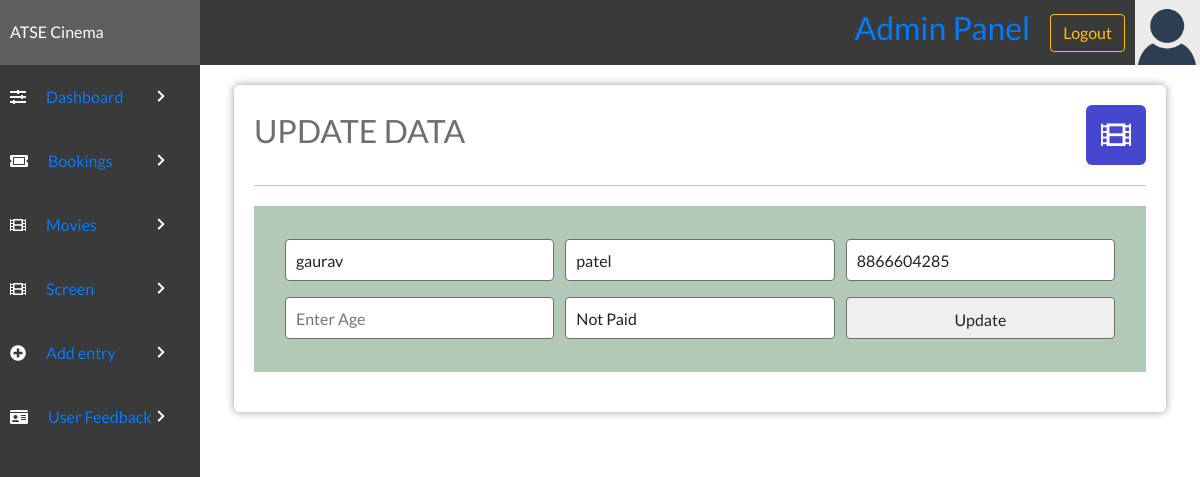
The app's page /admin/editBooking.php?id=1, older data.
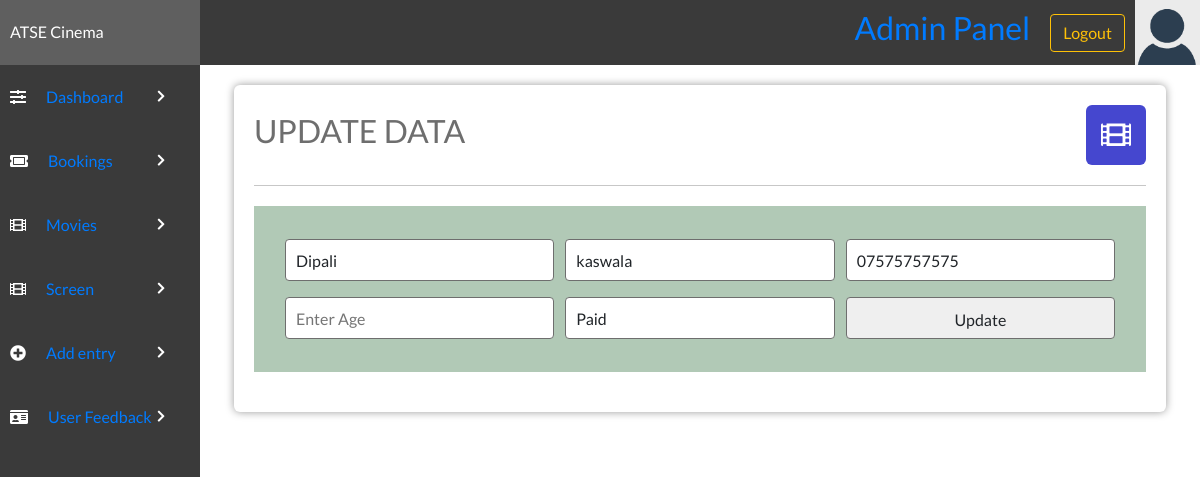
The same page, newer data.
### tables this page shows
CREATE TABLE `bookingtable` (
  `bookingID` int(11) NOT NULL,
  `movieID` int(11) DEFAULT NULL,
  `bookingTheatre` varchar(100) NOT NULL,
  `bookingType` varchar(100) DEFAULT NULL,
  `bookingDate` varchar(50) NOT NULL,
  `bookingTime` varchar(50) NOT NULL,
  `bookingFName` varchar(100) NOT NULL,
  `bookingLName` varchar(100) DEFAULT NULL,
  `bookingPNumber` varchar(12) NOT NULL,
  `bookingEmail` varchar(255) NOT NULL,
  `amount` varchar(255) NOT NULL,
  `ORDERID` varchar(255) NOT NULL,
  `DATE-TIME` datetime NOT NULL DEFAULT current_timestamp(),
  `userid` int(11) NOT NULL
);

### admin/editBooking.php (the view, shortened to what this page needs)
<!DOCTYPE html>
<html lang="en">
<head>
    <link rel="stylesheet" href="../style/styles.css">
    <link rel="stylesheet" href="https://use.fontawesome.com/releases/v5.7.2/css/all.css">
    <link rel="stylesheet" href="https://maxcdn.bootstrapcdn.com/bootstrap/4.0.0/css/bootstrap.min.css">
</head>
<body>
<?php
include "config.php";
$id = $_GET['id'];
$setting = "select * from bookingtable where bookingID='$id'";
$qry = mysqli_query($con, $setting);
$data = mysqli_fetch_array($qry);
?>
    <?php include('header.php'); ?>
    <div class="admin-container">
        <?php include('sidebar.php'); ?>
        <div class="admin-section admin-section2">
            <div class="admin-section-column">
                <div class="admin-section-panel admin-section-panel2">
                    <div class="admin-panel-section-header">
                        <h2>UPDATE DATA</h2>
                        <i class="fas fa-film" style="background-color: #4547cf"></i>
                    </div>
                    <div class="booking-form-container">
                        <form method="POST">
                            <input type="text" name="first" value="<?php echo $data['bookingFName'] ?>" placeholder="Enter First Name" Required>
                            <input type="text" name="last" value="<?php echo $data['bookingLName'] ?>" placeholder="Enter Last Name" Required>
                            <input type="text" name="number" value="<?php echo $data['bookingPNumber'] ?>" placeholder="Enter Last Name" Required>
                            <input type="text" name="email" value="<?php echo $data['bookingEmail'] ?>" placeholder="Enter Age" Required>
                            <input type="text" name="amount" value="<?php echo $data['amount'] ?>" placeholder="Enter Amount" Required>
                             <input type="submit" name="update" class="form-btn" value="Update">
                        </form>
                    </div>
                </div>
            </div>
        </div>
    </div>
</body>
</html>

Row changes from the older to the newer data that the page shows:
changed bookingtable: first "gaurav" → "Dipali"; last "patel" → "kaswala"; number "8866604285" → "07575757575"; amount "Not Paid" → "Paid"
